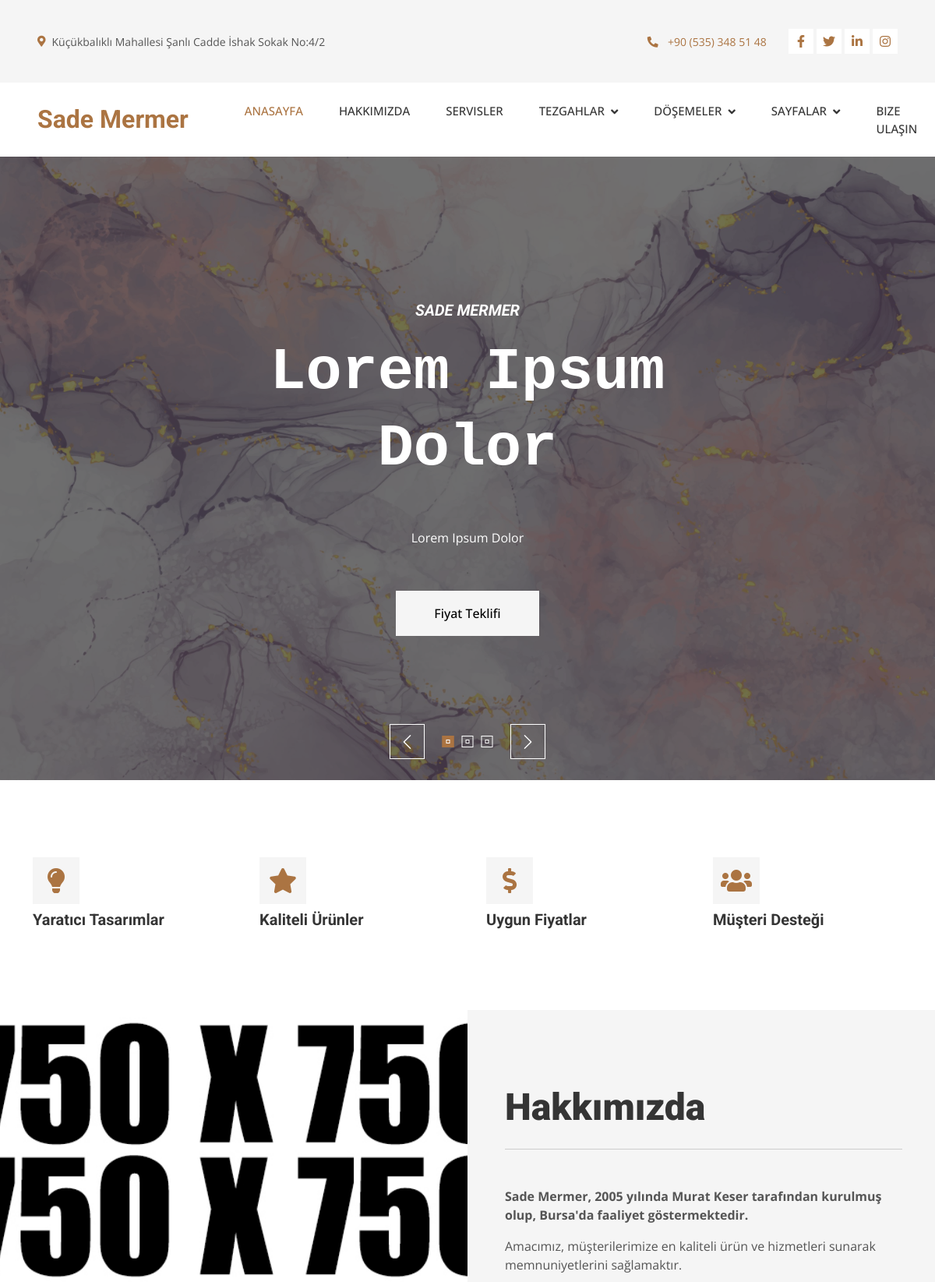
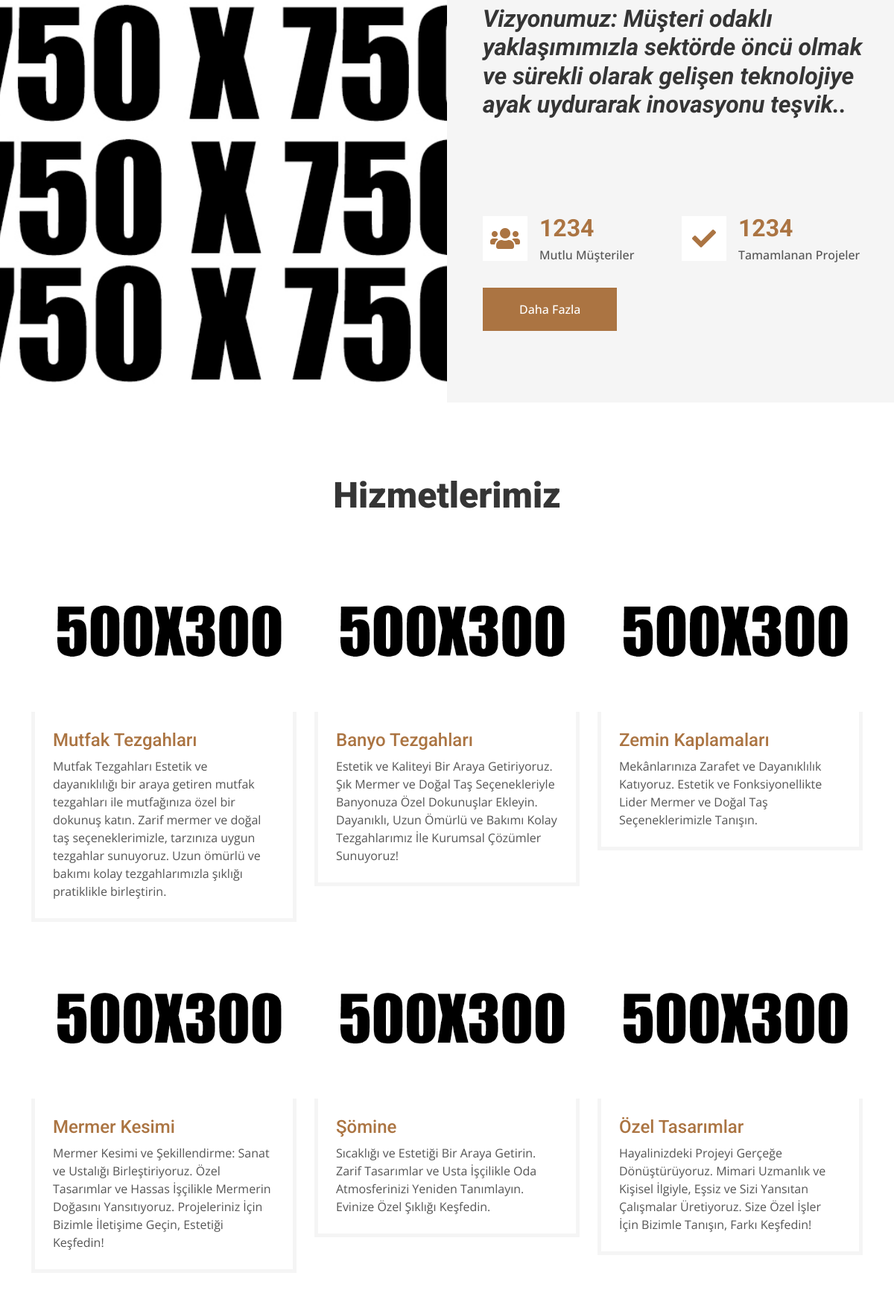
The page / (upper part) on the database its author committed (2 pictures, top to bottom).
### insaat/models.py (models this page shows, shortened)
class Communicate(models.Model):
    phone_number = models.CharField(null=True, blank=True, max_length=100)
    address = models.CharField(null=True, blank=True, max_length=100)
    hour = models.CharField(null=True, blank=True, max_length=100)
    facebook_link = models.CharField(null=True, blank=True, max_length=100)
    x_link = models.CharField(null=True, blank=True, max_length=100)
    instagram_link = models.CharField(null=True, blank=True, max_length=100)
    linkedin_link = models.CharField(null=True, blank=True, max_length=100)
    mail = models.CharField(null=True, blank=True, max_length=100)
    class Meta:
        verbose_name = 'sosyal medya hesabı'
        verbose_name_plural = 'Sosyal Medya Hesapları'

class SlideImage(models.Model):
    image = models.ImageField(null=True, blank=True, upload_to="images/")
    h5_text = RichTextField(null=True, blank=True, max_length=150)
    h1_text = RichTextField(null=True, blank=True, max_length=150)
    p_text = RichTextField(null=True, blank=True, max_length=150)
    class Meta:
        verbose_name = 'site sileder'
        verbose_name_plural = 'Site Slider Ayarları'

class AboutText(models.Model):
    text = RichTextField(blank=True, null=True, max_length=500)
    image = models.ImageField(null=True, blank=True, upload_to="images/")
    class Meta:
        verbose_name = 'Hakkimizda'
        verbose_name_plural = 'Hakkimizda Yazisi'

class ServiceImage(models.Model):
    image = models.ImageField(null=True, blank=True, upload_to="images/")
    title = models.CharField(null=True, blank=True, max_length=50)
    description = models.CharField(null=True, blank=True, max_length=500)
    class Meta:
        verbose_name = 'iş'
        verbose_name_plural = 'Servisler'

### insaat/views.py (the view)
# urls.py: path('', views.index, name='index'),
def index(request):
    service_images = ServiceImage.objects.all()
    quote = FreeQuote.objects.get()
    project_images = ProjectImage.objects.all()
    testimonials = Testimonial.objects.all()
    logo_images = Logo.objects.all()
    about_text = AboutText.objects.first()
    wyh_us = WhyUs.objects.first()
    context = {
            'communication_info': communication_info,
            'slide_images': slide_images,
            'service_images': service_images,
            'project_images': project_images,
            'testimonials': testimonials,
            'logo_images': logo_images,
            'about_text': about_text,
            'why_us': wyh_us,
            'quote': quote,
            'categories': categories,
            'products': products,
            'floor_categories': floor_categories,
        }
    return render(request, 'index.html', context)

### insaat/templates/index.html (shortened to what this page needs)
{% extends 'layouts/base.html' %}
{% load static %}
{% block content %}
    <section class="container-fluid p-0 pb-5">
        <div class="owl-carousel header-carousel position-relative">
            {% for slide_image in slide_images %}
            <div class="owl-carousel-item position-relative">
                <img class="img-fluid" src="{{ slide_image.image.url }}" alt="">
                <div class="position-absolute top-0 start-0 w-100 h-100 d-flex align-items-center" style="background: rgba(53, 53, 53, .7);">
                    <div class="container">
                        <div class="row justify-content-center">
                            <div class="col-12 col-lg-8 text-center">
                                <h5 class="text-white text-uppercase mb-3 animated slideInDown">{{ slide_image.h5_text | safe }}</h5>
                                <h1 class="display-3 text-white animated slideInDown mb-4">{{ slide_image.h1_text | safe }}</h1>
                                <p class="fs-5 fw-medium text-white mb-4 pb-2">{{ slide_image.p_text | safe }}.</p>
                                <a href="{% url 'freequote' %}" class="btn btn-light py-md-3 px-md-5 animated slideInRight">Fiyat Teklifi</a>
                            </div>
                        </div>
                    </div>
                </div>
            </div>
            {% endfor %}
        </div>
    </section>
    {% include 'components/features_index.html' %}
    {% include 'components/abouts.html' %}
    {% include 'components/services.html' %}
{% endblock %}

### insaat/templates/layouts/topbar.html (shortened to what this page needs)
<div class="container-fluid bg-light p-0">
    <div class="row gx-0 d-none d-lg-flex">
        <div class="col-lg-7 px-5 text-start">
            <div class="h-100 d-inline-flex align-items-center py-3 me-4">
                <small class="fa fa-map-marker-alt text-primary me-2"></small>
                <small>{{ communication_info.address }}</small>
            </div>
            <div class="h-100 d-inline-flex align-items-center py-3">
                <small>{{ communication_info.hour }}</small>
            </div>
        </div>
        <div class="col-lg-5 px-5 text-end">
            <div class="h-100 d-inline-flex align-items-center py-3 me-4">
                <a href="tel:{{ communication_info.phone_number }}"><small class="fa fa-phone-alt text-primary me-2"></small>
                <small>{{ communication_info.phone_number }}</small></a>
            </div>
            <div class="h-100 d-inline-flex align-items-center">
                <a class="btn btn-sm-square bg-white text-primary me-1" href="{{ communication_info.facebook_link }}"><i class="fab fa-facebook-f"></i></a>
                <a class="btn btn-sm-square bg-white text-primary me-1" href="{{ communication_info.x_link }}"><i class="fab fa-twitter"></i></a>
                <a class="btn btn-sm-square bg-white text-primary me-1" href="{{ communication_info.linkedin_link }}"><i class="fab fa-linkedin-in"></i></a>
                <a class="btn btn-sm-square bg-white text-primary me-0" href="{{ communication_info.instagram_link }}"><i class="fab fa-instagram"></i></a>
            </div>
        </div>
    </div>
</div>

### insaat/templates/components/abouts.html
{% load static %}
<section class="container-fluid bg-light overflow-hidden my-5 px-lg-0">
    <div class="container about px-lg-0">
        <div class="row g-0 mx-lg-0">
            <div class="col-lg-6 ps-lg-0" style="min-height: 400px;">
                <div class="position-relative h-100">
                    {% if about_text.image %}
                    <img class="position-absolute img-fluid w-100 h-100" src="{{ about_text.image.url }}" style="object-fit: cover; width: 800px; height: 800px;" alt="">
                    {% endif %}
                </div>
            </div>
            <div class="col-lg-6 about-text py-5 wow fadeIn" data-wow-delay="0.5s">
                <div class="p-lg-5 pe-lg-0">
                    <div class="text-start">
                        <h1 class="display-5 mb-4">Hakkımızda</h1>
                    </div>
                    <hr>
                    {% if about_text %}
                        <p class="mb-4 pb-2">{{ about_text.text | safe }}</p>
                    {% else %}
                        <p class="mb-4 pb-2">No about text available</p>
                    {% endif %}
                    <div class="row g-4 mb-4 pb-2">
                        <div class="col-sm-6 wow fadeIn" data-wow-delay="0.1s">
                            <div class="d-flex align-items-center">
                                <div class="d-flex flex-shrink-0 align-items-center justify-content-center bg-white" style="width: 60px; height: 60px;">
                                    <i class="fa fa-users fa-2x text-primary"></i>
                                </div>
                                <div class="ms-3">
                                    <h2 class="text-primary mb-1" data-toggle="counter-up">1234</h2>
                                    <p class="fw-medium mb-0">Mutlu Müşteriler</p>
                                </div>
                            </div>
                        </div>
                        <div class="col-sm-6 wow fadeIn" data-wow-delay="0.3s">
                            <div class="d-flex align-items-center">
                                <div class="d-flex flex-shrink-0 align-items-center justify-content-center bg-white" style="width: 60px; height: 60px;">
                                    <i class="fa fa-check fa-2x text-primary"></i>
                                </div>
                                <div class="ms-3">
                                    <h2 class="text-primary mb-1" data-toggle="counter-up">1234</h2>
                                    <p class="fw-medium mb-0">Tamamlanan Projeler</p>
                                </div>
                            </div>
                        </div>
                    </div>
                    <a href="" class="btn btn-primary py-3 px-5">Daha Fazla</a>
                </div>
            </div>
        </div>
    </div>
</section>

### insaat/templates/components/services.html (shortened to what this page needs)
{% load static %}
<div class="container-xxl py-5">
    <div class="container">
        <div class="text-center">
            <h1 class="display-5 mb-5">Hizmetlerimiz</h1>
        </div>
        <div class="row g-4 portfolio-container">
            {% for image in service_images %}
                <div class="col-lg-4 col-md-6 portfolio-item" data-wow-delay="{{ forloop.counter|divisibleby:2|yesno:'0.1s,0.3s' }}">
                  <div class="rounded overflow-hidden">
                    <div class="position-relative overflow-hidden">
                        <img class="img-fluid w-100" src="{{ image.image.url }}" alt="">
                      </div>
                        <div class="border border-5 border-light border-top-0 p-4">
                            <h4 class="text-primary fw-medium mb-2">{{ image.title }}</h4>
                            <p class="lh-base mb-0">{{ image.description }}</p>
                        </div>
                    </div>
                </div>
            {% endfor %}
        </div>
    </div>
</div>

### static/css/style.css (style rules this page uses)
:root { --primary: #AB7442; --light: #F5F5F5; --dark: #353535; }
.fw-medium { font-weight: 500 !important; }
.btn { font-weight: 500; transition: .5s; }
.btn.btn-primary, .btn.btn-secondary { color: #FFFFFF; }
.btn-sm-square { width: 32px; height: 32px; }
.btn-square, .btn-sm-square, .btn-lg-square { padding: 0; display: flex; align-items: center; justify-content: center; font-weight: normal; }
@media (min-width: 992px) { .container.about { max-width: 100% !important; } }
@media (min-width: 992px) { .about-text { padding-right: calc(((100% - 960px) / 2) + .75rem); } }
@media (min-width: 1200px) { .about-text { padding-right: calc(((100% - 1140px) / 2) + .75rem); } }
.portfolio-item img { transition: .5s; }

### rows shown on the page
Communicate: address "Küçükbalıklı Mahallesi Şanlı Cadde İshak Sokak No:4/2", phone_number "+90 (535) 348 51 48"
SlideImage: image (picture), h5_text "SADE MERMER", h1_text "Lorem Ipsum Dolor", p_text "Lorem Ipsum Dolor"
AboutText: image (picture), text "Sade Mermer, 2005 yılında Murat Keser tarafından kurulmuş olup, Bursa'da faaliyet göstermektedir. Amacımız, müşterilerimize en kaliteli ürün ve hizmetleri sunarak memnuniyetlerini sağlamaktır. Vizyonumuz: Müşteri odaklı yaklaşımımızla sektörde öncü olmak ve sürekli olarak gelişen teknolojiye ayak uydurarak inovasyonu teşvik.."
ServiceImage: image (picture), title "Mutfak Tezgahları", description "Mutfak Tezgahları Estetik ve dayanıklılığı bir araya getiren mutfak tezgahları ile mutfağınıza özel bir dokunuş katın. Zarif mermer ve doğal taş seçeneklerimizle, tarzınıza uygun tezgahlar sunuyoruz. Uzun ömürlü ve bakımı kolay tezgahlarımızla şıklığı pratiklikle birleştirin."
ServiceImage: image (picture), title "Banyo Tezgahları", description "Estetik ve Kaliteyi Bir Araya Getiriyoruz. Şık Mermer ve Doğal Taş Seçenekleriyle Banyonuza Özel Dokunuşlar Ekleyin. Dayanıklı, Uzun Ömürlü ve Bakımı Kolay Tezgahlarımız İle Kurumsal Çözümler Sunuyoruz!"
ServiceImage: image (picture), title "Zemin Kaplamaları", description "Mekânlarınıza Zarafet ve Dayanıklılık Katıyoruz. Estetik ve Fonksiyonellikte Lider Mermer ve Doğal Taş Seçeneklerimizle Tanışın."
ServiceImage: image (picture), title "Mermer Kesimi", description "Mermer Kesimi ve Şekillendirme: Sanat ve Ustalığı Birleştiriyoruz. Özel Tasarımlar ve Hassas İşçilikle Mermerin Doğasını Yansıtıyoruz. Projeleriniz İçin Bizimle İletişime Geçin, Estetiği Keşfedin!"
ServiceImage: image (picture), title "Şömine", description "Sıcaklığı ve Estetiği Bir Araya Getirin. Zarif Tasarımlar ve Usta İşçilikle Oda Atmosferinizi Yeniden Tanımlayın. Evinize Özel Şıklığı Keşfedin."
ServiceImage: image (picture), title "Özel Tasarımlar", description "Hayalinizdeki Projeyi Gerçeğe Dönüştürüyoruz. Mimari Uzmanlık ve Kişisel İlgiyle, Eşsiz ve Sizi Yansıtan Çalışmalar Üretiyoruz. Size Özel İşler İçin Bizimle Tanışın, Farkı Keşfedin!"
